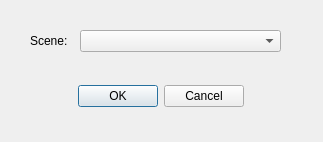
<?xml version="1.0" encoding="UTF-8"?>
<ui version="4.0">
 <class>NewSandboxDialog</class>
 <widget class="QDialog" name="NewSandboxDialog">
  <property name="geometry">
   <rect>
    <x>0</x>
    <y>0</y>
    <width>323</width>
    <height>142</height>
   </rect>
  </property>
  <property name="minimumSize">
   <size>
    <width>323</width>
    <height>142</height>
   </size>
  </property>
  <property name="maximumSize">
   <size>
    <width>323</width>
    <height>142</height>
   </size>
  </property>
  <property name="windowTitle">
   <string>New Sandbox Tab</string>
  </property>
  <widget class="QDialogButtonBox" name="buttonBox">
   <property name="geometry">
    <rect>
     <x>10</x>
     <y>80</y>
     <width>301</width>
     <height>32</height>
    </rect>
   </property>
   <property name="orientation">
    <enum>Qt::Horizontal</enum>
   </property>
   <property name="standardButtons">
    <set>QDialogButtonBox::Cancel|QDialogButtonBox::Ok</set>
   </property>
   <property name="centerButtons">
    <bool>true</bool>
   </property>
  </widget>
  <widget class="QComboBox" name="scene_name">
   <property name="geometry">
    <rect>
     <x>80</x>
     <y>30</y>
     <width>201</width>
     <height>22</height>
    </rect>
   </property>
  </widget>
  <widget class="QLabel" name="label">
   <property name="geometry">
    <rect>
     <x>30</x>
     <y>30</y>
     <width>41</width>
     <height>21</height>
    </rect>
   </property>
   <property name="text">
    <string>Scene:</string>
   </property>
  </widget>
 </widget>
 <tabstops>
  <tabstop>scene_name</tabstop>
 </tabstops>
 <resources/>
 <connections>
  <connection>
   <sender>buttonBox</sender>
   <signal>accepted()</signal>
   <receiver>NewSandboxDialog</receiver>
   <slot>accept()</slot>
   <hints>
    <hint type="sourcelabel">
     <x>248</x>
     <y>254</y>
    </hint>
    <hint type="destinationlabel">
     <x>157</x>
     <y>274</y>
    </hint>
   </hints>
  </connection>
  <connection>
   <sender>buttonBox</sender>
   <signal>rejected()</signal>
   <receiver>NewSandboxDialog</receiver>
   <slot>reject()</slot>
   <hints>
    <hint type="sourcelabel">
     <x>316</x>
     <y>260</y>
    </hint>
    <hint type="destinationlabel">
     <x>286</x>
     <y>274</y>
    </hint>
   </hints>
  </connection>
 </connections>
</ui>
